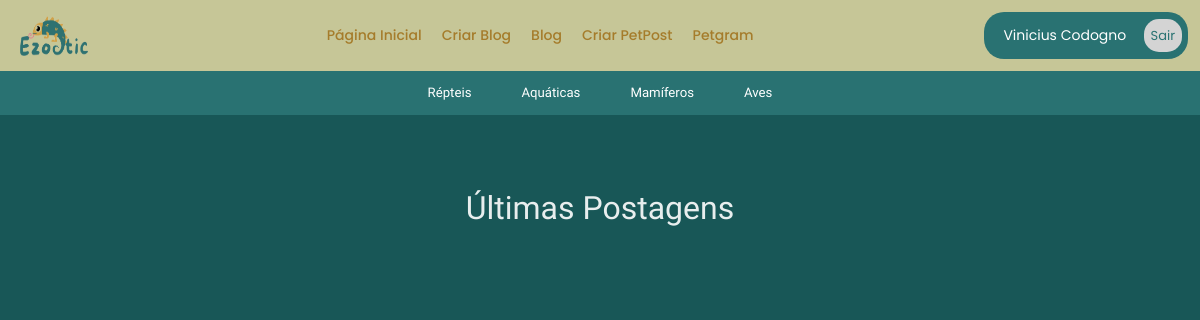
The app's page /mamiferos/ (signed in), older data.
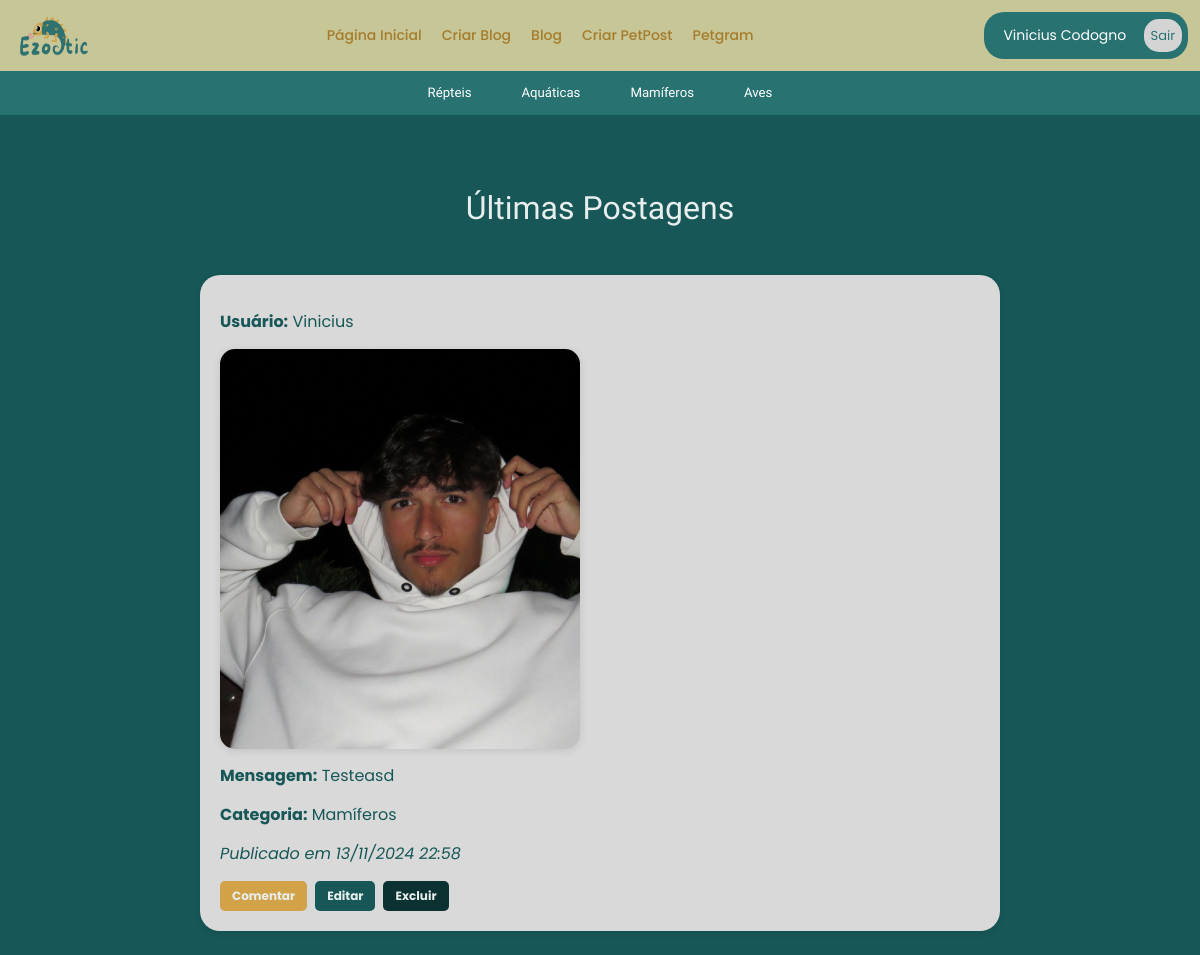
The same page, newer data.
### app/models.py (models this page shows, shortened)
class Post(db.Model):
    id = db.Column(db.Integer, primary_key=True)
    mensagem = db.Column(db.String, nullable=True)
    user_id = db.Column(db.Integer, db.ForeignKey('user.id'), nullable=True)
    imagem = db.Column(db.String, nullable=True)
    categoria = db.Column(db.String(50), nullable=True)
    data_criacao = db.Column(db.DateTime, default=datetime.utcnow)

class User(db.Model, UserMixin):
    id = db.Column(db.Integer, primary_key=True)
    nome = db.Column(db.String, nullable=True)
    sobrenome = db.Column(db.String, nullable=True)
    email = db.Column(db.String, nullable=True)
    senha = db.Column(db.String, nullable=True)
    posts = db.relationship('Post', backref='user', lazy=True)
    petgrams = db.relationship('Petgram', backref='user', lazy=True)
    comentarios_petgram = db.relationship('ComentarioPetgram', backref='user', lazy=True)

### app/views.py (the view)
@app.route('/mamiferos/')
def mamiferos():
    posts = Post.query.filter_by(categoria='Mamíferos').all()
    return render_template('blog/blog_mamiferos.html', posts=posts)

### app/models.py (called while the page is built)
@login_manager.user_loader
def load_user(user_id):
    return User.query.get(user_id)

### app/templates/blog/blog_mamiferos.html (shortened to what this page needs)
{% extends 'base.html' %}
{% block content %}
    {% include 'nave/nave.html' %}
    {% include 'nave/nave_blog.html' %}
    <div class="container">
        <div class="row mt-4">
            <h2 class="ultimas-postagens w-100 text-center">Últimas Postagens</h2>
            <div class="col-12">
                <table class="table">
                    <tbody>
                        {% for linha in posts %}
                            <tr>
                                <td colspan="4">
                                    <div class="post-estrutura">
                                        <p><strong>Usuário:</strong> {{ linha.user.nome }}</p>
                                        {% if linha.imagem %}
                                            <img class="img-post" src="{{ url_for('static', filename='uploads/' ~ linha.imagem) }}" alt="Imagem do Post" class="img-fluid mb-2" style="width: 30vw; height: 50vh;">
                                        {% endif %}
                                        <p><strong>Mensagem:</strong> {{ linha.mensagem }}</p>
                                        <p><strong>Categoria:</strong> {{ linha.categoria }}</p>
                                        <p><em>Publicado em
                                            {{ linha.data_criacao.strftime('%d/%m/%Y %H:%M') if linha.data_criacao else "Data não disponível" }}
                                        </em></p>
                                        <div class="d-flex align-items-center">
                                            <button class="btn btn-comentar btn-sm me-2" data-bs-toggle="modal" data-bs-target="#comentariosModal{{ linha.id }}">
                                               Comentar
                                            </button>
                                            <a href="{{ url_for('editar_post', post_id=linha.id) }}" class="btn btn-editar btn-sm me-2">Editar</a>
                                            <form action="{{ url_for('excluir_post', post_id=linha.id) }}" method="POST" style="display:inline;">
                                                <button type="submit" class="btn btn-excluir btn-sm">Excluir</button>
                                            </form>
                                        </div>
                                    </div>
                                </td>
                            </tr>
                        {% endfor %}
                    </tbody>
                </table>
            </div>
        </div>
    </div>
{% endblock %}

Row changes from the older to the newer data that the page shows:
now on this page (row edited): Post: user.nome "Vinicius", imagem (picture), mensagem "Testeasd", categoria "Mamíferos", data_criacao "13/11/2024 22:58"
